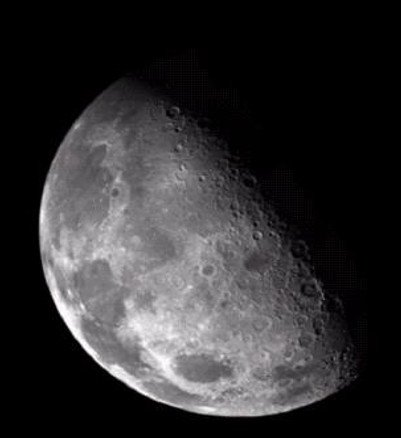
#> input picture lab7/moon.jpg, 401 x 438 px
$ jupyter execute lab_7a.ipynb   (older library calls are emulated)
#> lines starting #> are read from the running program, lines starting #| are printed output that depends on the picture
[cell 1]
import cv2
import numpy as np
import matplotlib.pyplot as plt

[cell 2]
imgFile = "moon.jpg"
img = cv2.imread(imgFile, 0)
#> img: shape (438, 401); min 0, max 255, mean 47.6

# Check if image loaded correctly
if img is None:
    print("Error: Image not found.")
else:
    print("Image loaded successfully")

[cell 3]
manual_kernel = np.array([
    [0,  1,  0],
    [1, -4,  1],
    [0,  1,  0]
])

[cell 4]
blurred = cv2.GaussianBlur(img, (3, 3), 0)

[cell 5]
laplacian = cv2.Laplacian(blurred, cv2.CV_64F)
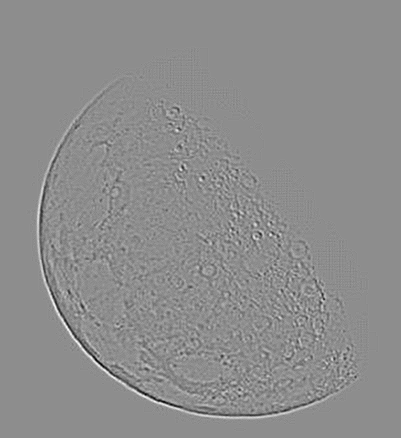
#> laplacian: shape (438, 401) float64; min -66, max 53, mean 0; drawn with min black and max white
laplacian_8bit = cv2.convertScaleAbs(laplacian)
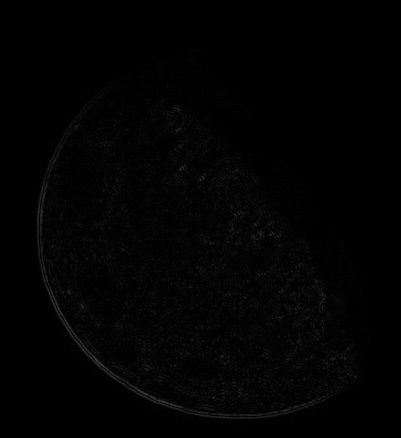
#> laplacian_8bit: shape (438, 401); min 0, max 66, mean 2.3

[cell 6]
manual_laplacian = cv2.filter2D(blurred, cv2.CV_64F, manual_kernel)
manual_laplacian_8bit = cv2.convertScaleAbs(manual_laplacian)

[cell 7]
sharpened = cv2.add(img, laplacian_8bit)

[cell 8]
plt.figure(figsize=(14, 8))

plt.subplot(2, 3, 1)
plt.title("Original")
plt.imshow(img, cmap='gray')
plt.axis('off')

plt.subplot(2, 3, 2)
plt.title("Blurred")
plt.imshow(blurred, cmap='gray')
plt.axis('off')

plt.subplot(2, 3, 3)
plt.title("Laplacian (OpenCV)")
plt.imshow(laplacian_8bit, cmap='gray')
plt.axis('off')

plt.subplot(2, 3, 4)
plt.title("Laplacian (Manual)")
plt.imshow(manual_laplacian_8bit, cmap='gray')
plt.axis('off')

plt.subplot(2, 3, 5)
plt.title("Sharpened")
plt.imshow(sharpened, cmap='gray')
plt.axis('off')

plt.tight_layout()
plt.show()
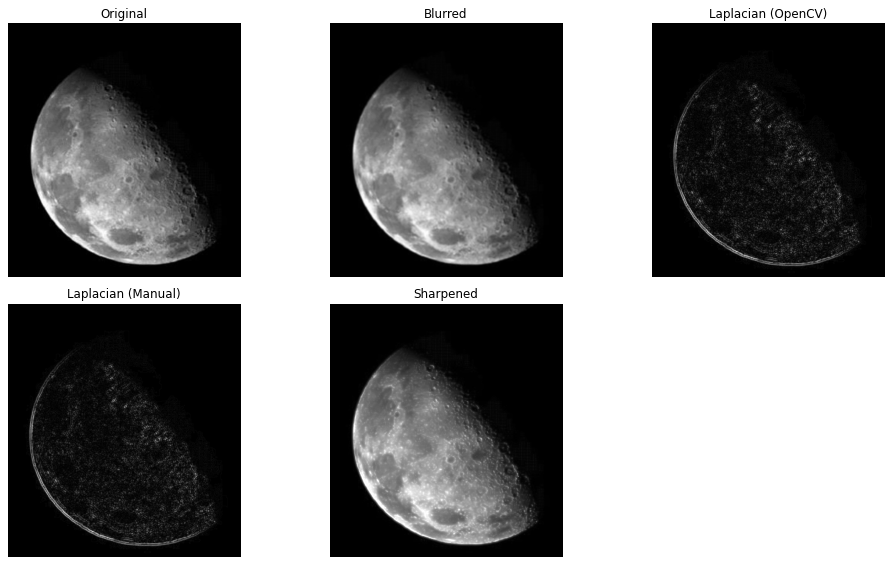
#> figure drawn by matplotlib, 5 panels
